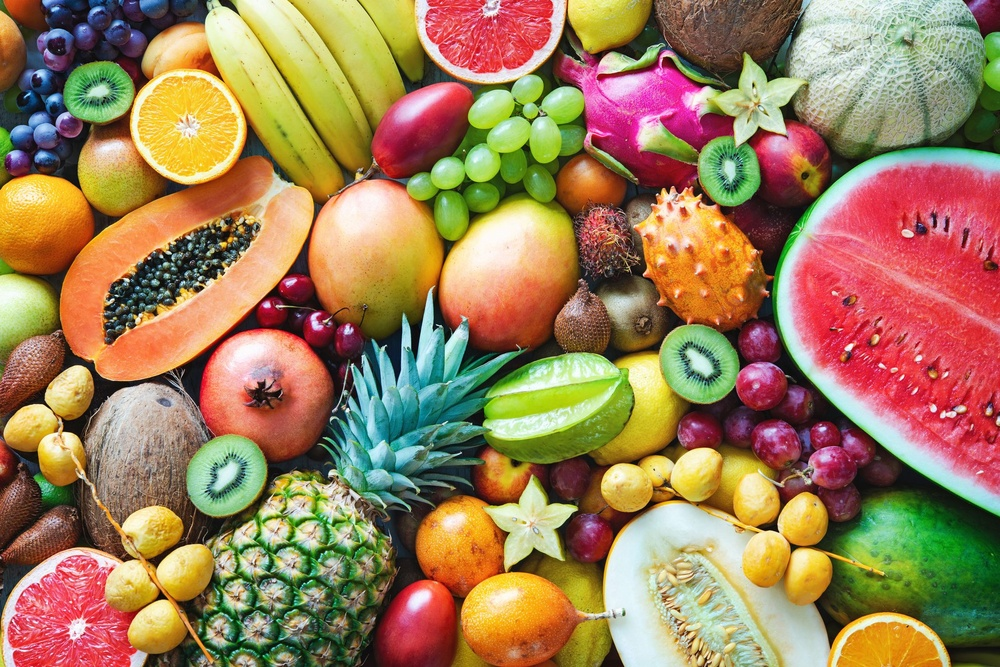
#> input picture Lab3/exercise/colorful-ripe-tropical-fruits.jpg, 1000 x 667 px, shrunk from 2119 x 1414 before the run; its folder holds only this picture in this run
$ jupyter execute BT9.ipynb
#> lines starting #> are read from the running program, lines starting #| are printed output that depends on the picture
<!-- 9) Viết chương trình đổi màu HSV ngẫu nhiên nhưng không trùng của các hình trong thư mục Exercise. -->

[cell 1]
import numpy as np
import imageio.v2 as iio
import scipy.ndimage as sn
import os
import glob
import colorsys

input_folder = 'Exercise'
output_folder = 'Exercise_RandomHSV'
os.makedirs(output_folder, exist_ok=True)

image_paths = glob.glob(os.path.join(input_folder, '*'))

# Tạo danh sách các hoán vị không trùng nhau cho số ảnh
from itertools import permutations
perm_list = list(permutations([0, 1, 2]))
np.random.shuffle(perm_list)
assert len(perm_list) >= len(image_paths), "Số ảnh vượt quá số hoán vị kênh HSV!"

for idx, img_path in enumerate(image_paths):
    img = iio.imread(img_path)
#> img is the input picture: shape (667, 1000, 3); mean R, G, B 157.8, 126.8, 88.8

    if img.ndim == 3:
        denoised = np.zeros_like(img)
        for c in range(3):
            denoised[:, :, c] = sn.gaussian_filter(img[:, :, c], sigma=1)
    else:
        denoised = sn.gaussian_filter(img, sigma=1)

    if denoised.ndim == 3 and denoised.shape[2] == 3:

        img_norm = denoised / 255.0
        hsv_img = np.zeros_like(img_norm)
        for i in range(img_norm.shape[0]):
            for j in range(img_norm.shape[1]):
                hsv_img[i, j] = colorsys.rgb_to_hsv(*img_norm[i, j])
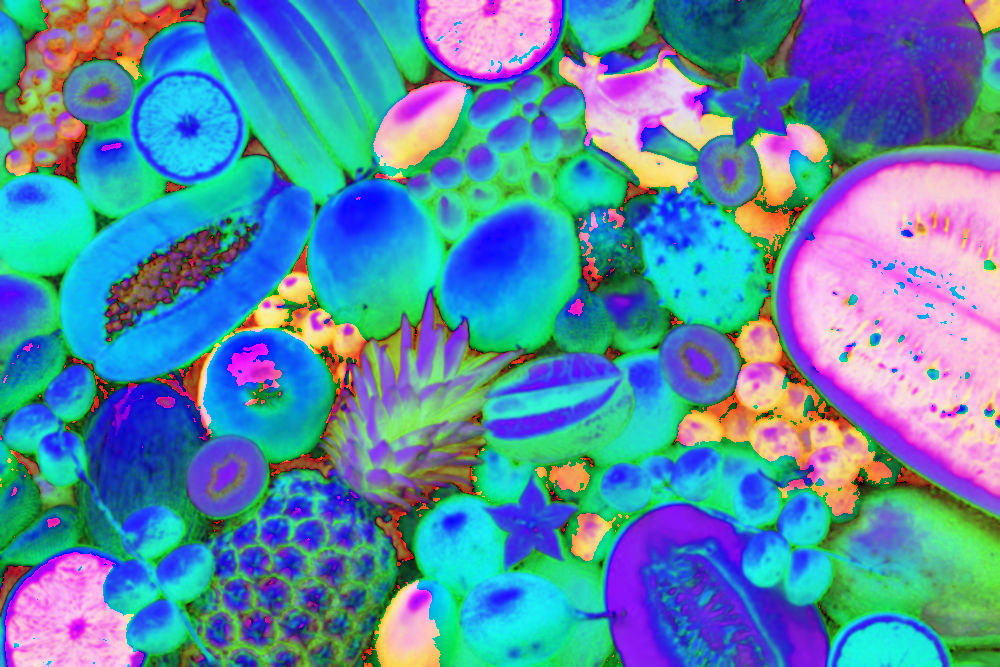
#> hsv_img: shape (667, 1000, 3) float64; mean R, G, B 0.344, 0.545, 0.664

        perm = perm_list[idx]
        hsv_permuted = hsv_img[:, :, perm]
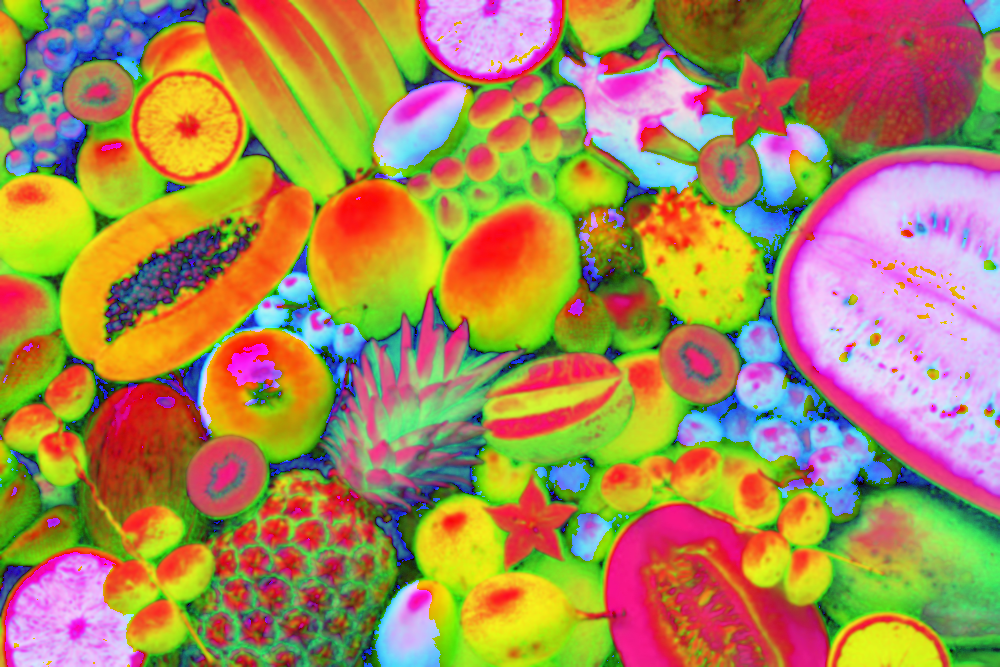
#> hsv_permuted: shape (667, 1000, 3) float64; mean R, G, B 0.664, 0.545, 0.344

        rgb_new = np.zeros_like(hsv_permuted)
        for i in range(hsv_permuted.shape[0]):
            for j in range(hsv_permuted.shape[1]):
                rgb_new[i, j] = colorsys.hsv_to_rgb(*hsv_permuted[i, j])
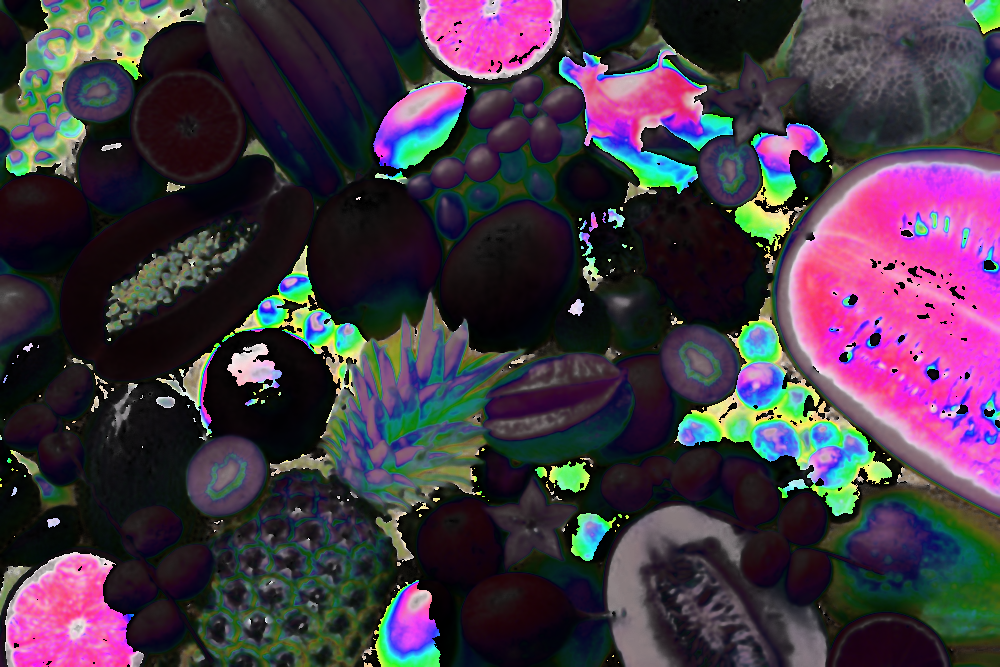
#> rgb_new: shape (667, 1000, 3) float64; mean R, G, B 0.27, 0.219, 0.274
        rgb_new = (rgb_new * 255).astype(np.uint8)
    else:
        rgb_new = denoised

    base_name = os.path.basename(img_path)
    save_path = os.path.join(output_folder, f'randomHSV_{base_name}')
    iio.imwrite(save_path, rgb_new)

print("Đã xử lý xong tất cả ảnh.")

$ run again, on Lab3/exercise/ha-long-bay-in-vietnam.jpg
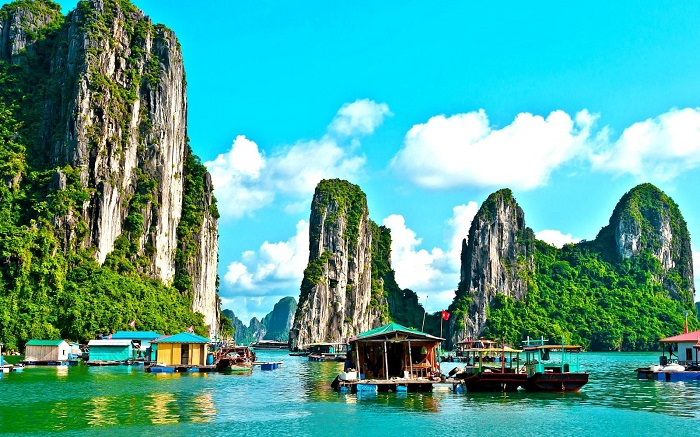
#> input picture Lab3/exercise/ha-long-bay-in-vietnam.jpg, 700 x 437 px
#> img is the input picture: shape (437, 700, 3); mean R, G, B 80.7, 164.8, 153.4
#> after the loop `for i in range(img_norm.shape[0]):`:
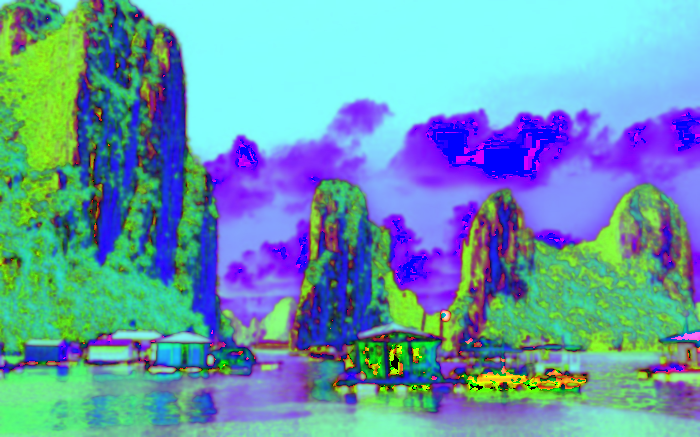
#> hsv_img: shape (437, 700, 3) float64; mean R, G, B 0.403, 0.604, 0.685
#> after the loop `for i in range(hsv_permuted.shape[0]):`:
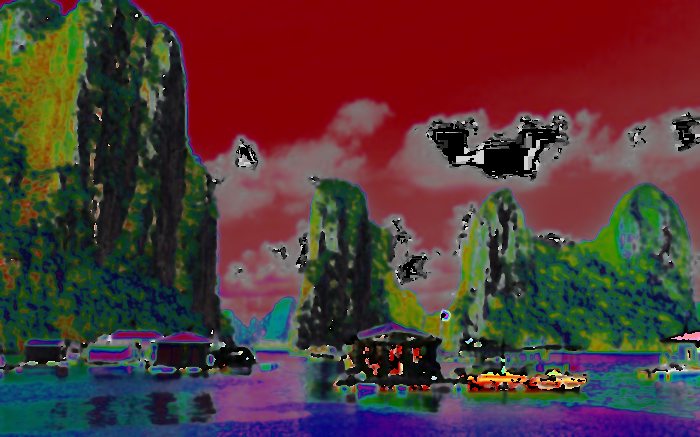
#> rgb_new: shape (437, 700, 3) float64; mean R, G, B 0.322, 0.222, 0.218

$ run again, on Lab3/exercise/quang_ninh.jpg
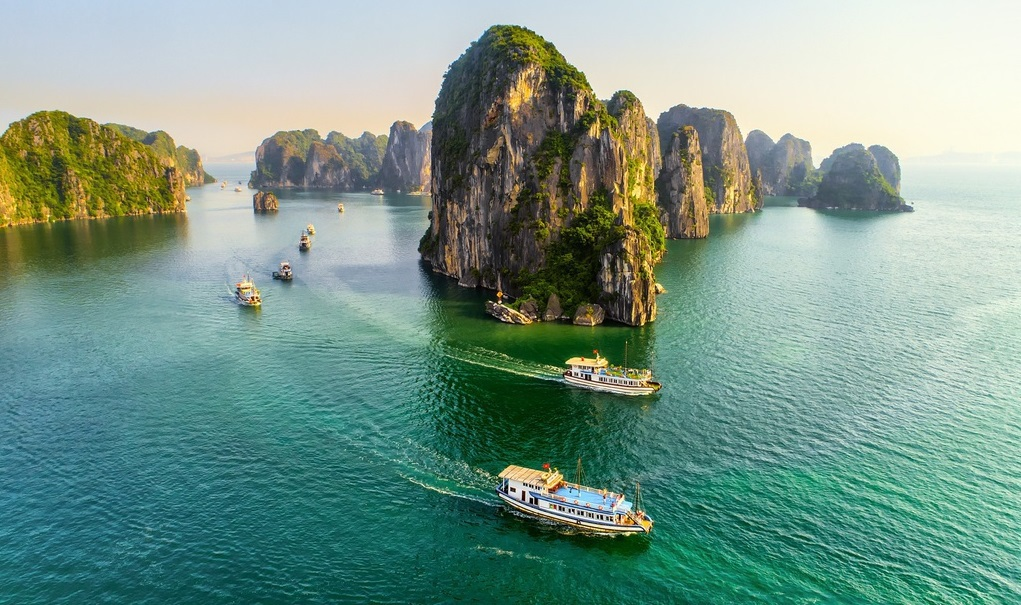
#> input picture Lab3/exercise/quang_ninh.jpg, 1021 x 605 px
#> img is the input picture: shape (605, 1021, 3); mean R, G, B 119.9, 151, 137.7
#> after the loop `for i in range(img_norm.shape[0]):`:
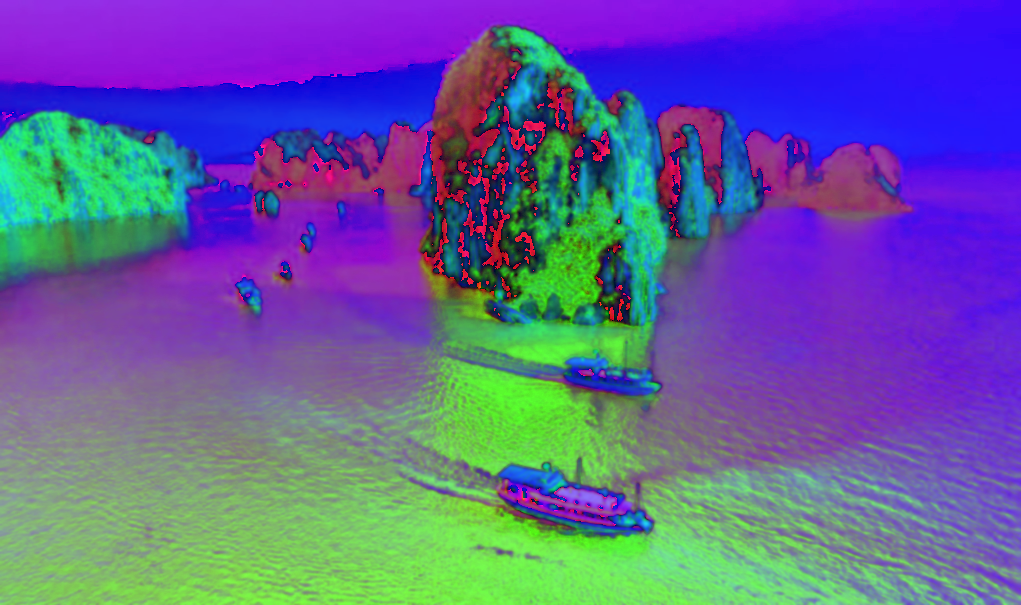
#> hsv_img: shape (605, 1021, 3) float64; mean R, G, B 0.393, 0.373, 0.606
#> after the loop `for i in range(hsv_permuted.shape[0]):`:
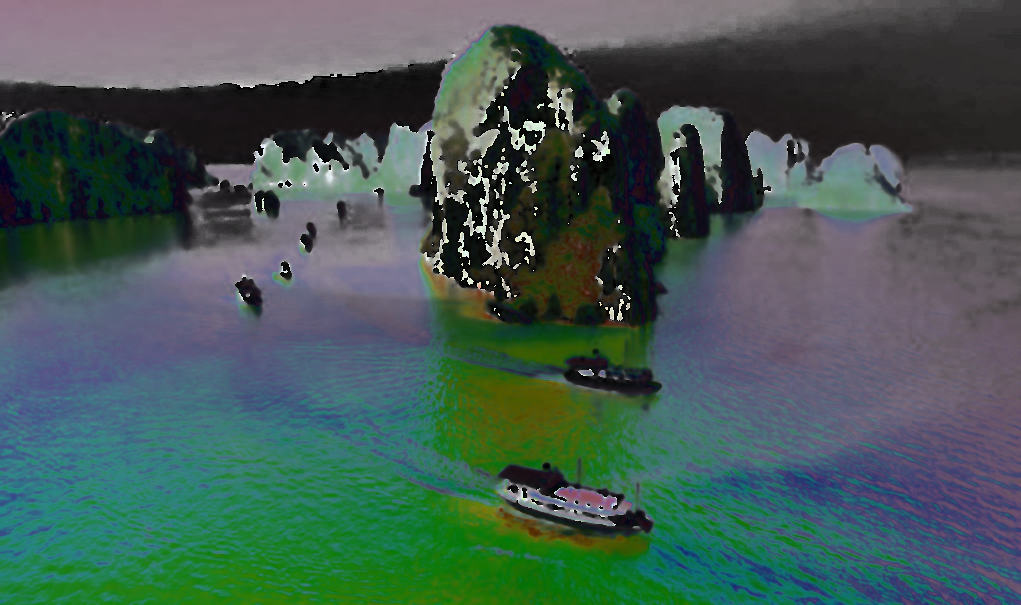
#> rgb_new: shape (605, 1021, 3) float64; mean R, G, B 0.268, 0.354, 0.333
